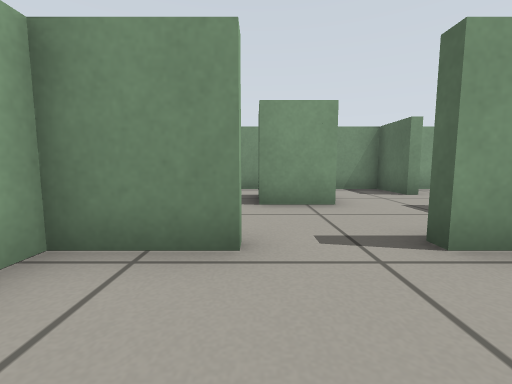
[1] (above)

16 first-person views from a walk through a robot-simulator world made for Gazebo. The camera is 0.39 m above the floor, tilts 6° down and sees 90° across. The floor is counted in squares, 0.5 m on a side. Each view is taken from the middle of a square. On the plan, view 1 faces up. The plan holds only what a view shows up to about 9 squares ahead; the rest is blank.

[2]
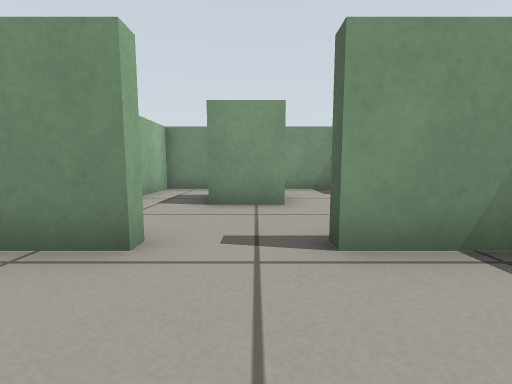

[3]
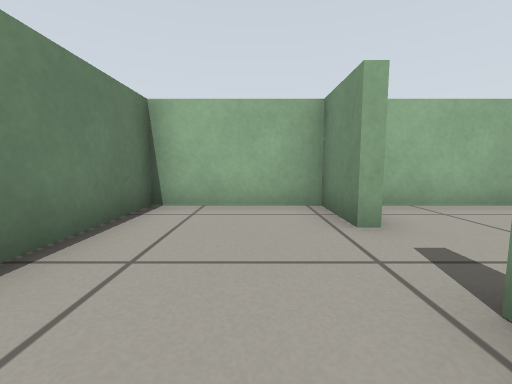

[4]
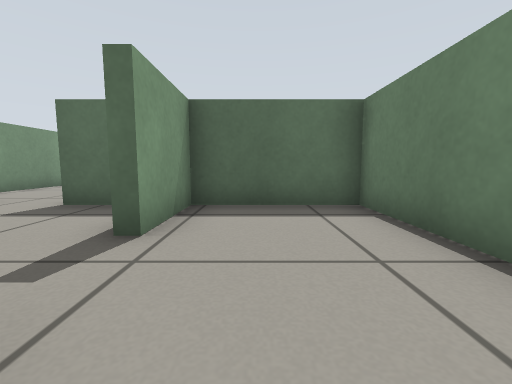

[5]
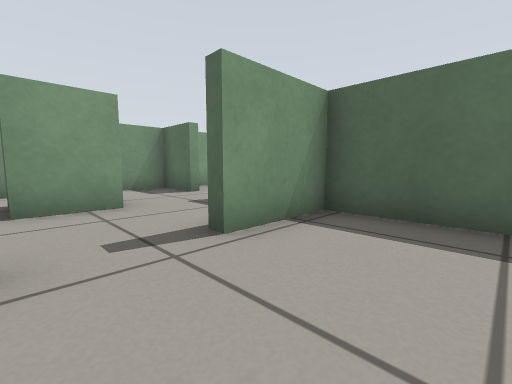

[6]
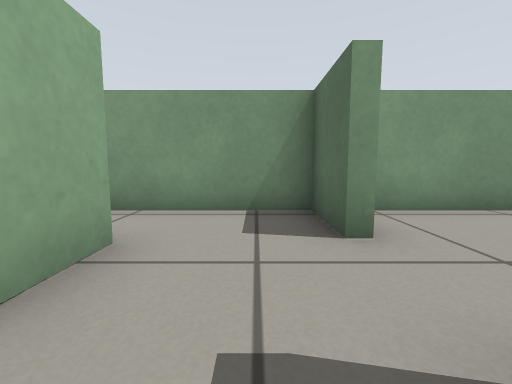

[7]
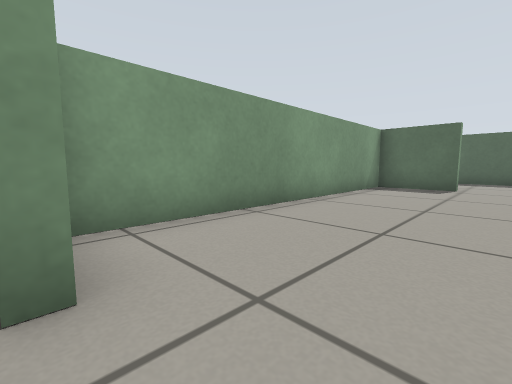

[8]
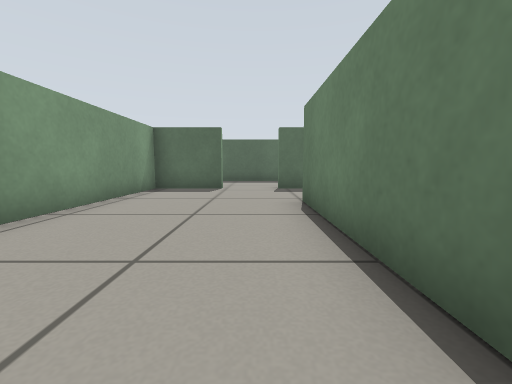

[9]
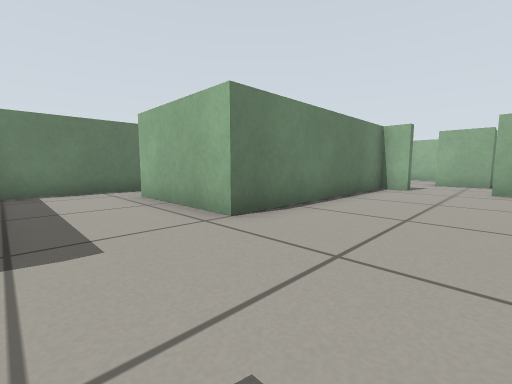

[10]
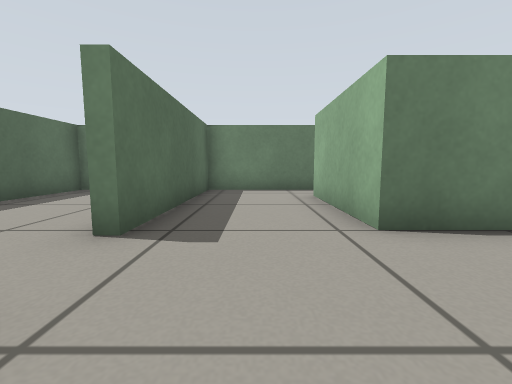

[11]
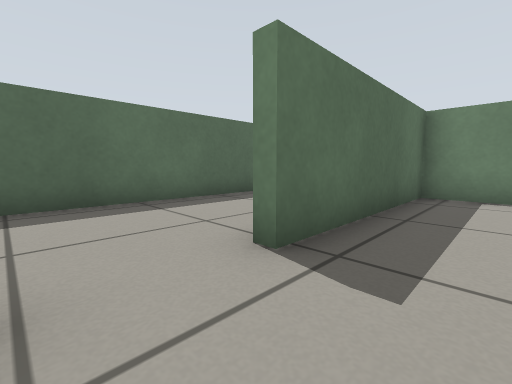

[12]
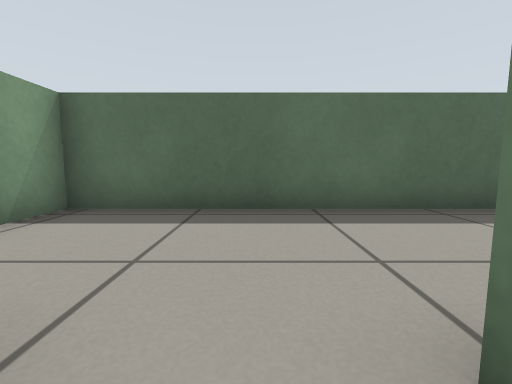

[13]
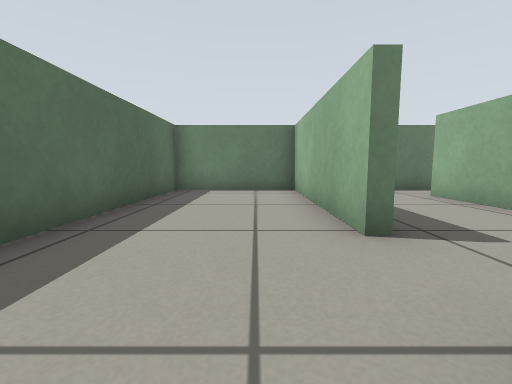

[14]
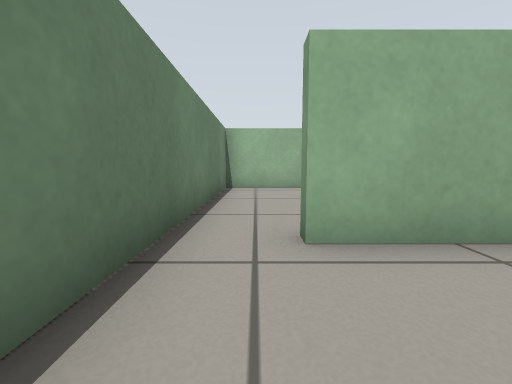

[15]
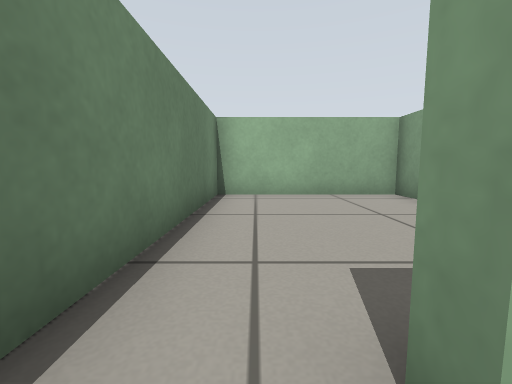

[16]
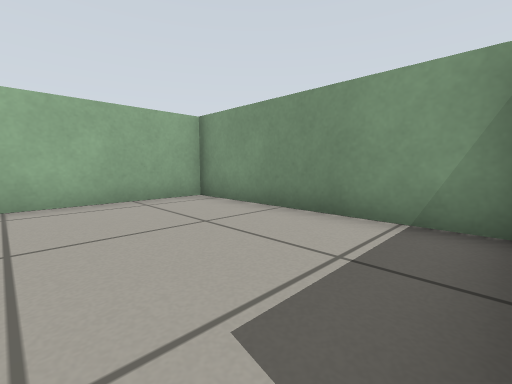

### Floor plan
Points are (right, up) in squares from view 1. A wall is a line through its corners. A room is listed if a view was taken in it or the views show most of it. See-through windows are left out.
Room 1 (views 1, 2, 3, 4, 5)
walls: (-0.1, 2.3) (-1.9, 2.3) (-1.9, -1) (4, -1) (4, 2.3) (1.7, 2.3)
ways out: opening at (1, 3) to room 2
Room 2 (view 6)
walls: (1.6, 5) (0.1, 5) (0.1, 6.5); (0.6, 6.5) (1.6, 6.5) (1.6, 5.4); (4, 6.7) (4, 8.3) (-1.9, 8.3) (-1.9, 3.4); (4, 3.7) (4, 4.9)
ways out: opening at (1, 3) to room 1; opening at (4, 5.5) to room 3
Room 3 (views 7, 8, 9, 10, 11, 12, 14, 15, 16)
walls: (13.5, 6.1) (13.5, 8.3) (4.5, 8.3); (4.3, 4.9) (4.3, 4) (10.5, 4) (10.5, 0.5) (10.1, 0.5); (9.5, -1) (13.5, -1) (13.5, 4.2); (4.3, 7.1) (4.3, 6.7) (4, 6.7)
ways out: opening at (4, 5.5) to room 2; opening at (14, 5.5) to room 4; opening at (10, 0) to room 5
Room 4 (view 13)
walls: (13.5, 4.2) (13.8, 4.2) (13.8, -1) (17.5, -1) (17.5, 8.3) (16.2, 8.3)
ways out: opening at (14, 5.5) to room 3
Room 5 (no view inside)
walls: (10.1, 3.7) (4.3, 3.7) (4.3, -1) (9.5, -1)
ways out: opening at (10, 0) to room 3

Where each view was taken, in squares from view 1:
view 1: 0 up, 0 right, facing up
view 2: 0 up, 1 right, facing up
view 3: 1 up, 3 right, facing left
view 4: 1 up, 1 left, facing right
view 5: 0 up, 0 right, facing up-right
view 6: 4 up, 3 right, facing up
view 7: 5 up, 4 right, facing up-right
view 8: 5 up, 5 right, facing right
view 9: 7 up, 13 right, facing down-left
view 10: 7 up, 12 right, facing down
view 11: 6 up, 12 right, facing down-right
view 12: 5 up, 13 right, facing right
view 13: 7 up, 15 right, facing down
view 14: 0 up, 13 right, facing left
view 15: 0 up, 11 right, facing left
view 16: 0 up, 10 right, facing up-left
